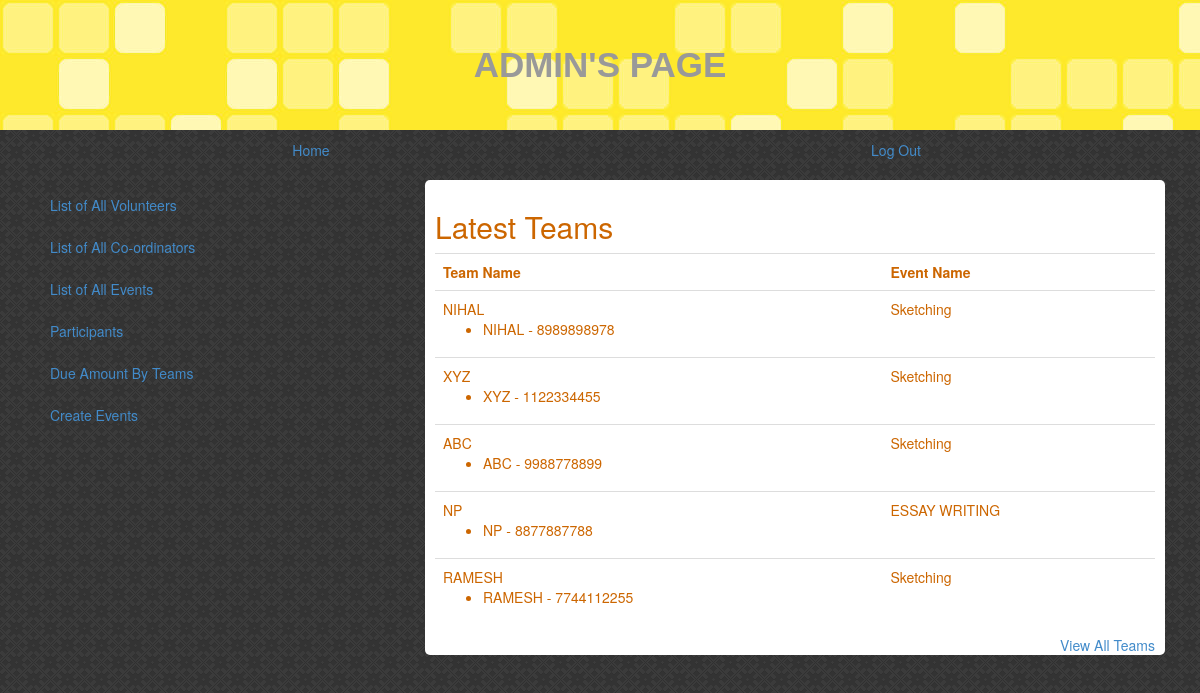
The page /project/myAccount.php (signed in) on the database its author committed.
### tables this page shows
CREATE TABLE IF NOT EXISTS `team` (
  `TID` int(11) NOT NULL,
  `TNAME` varchar(30) NOT NULL,
  `eid` int(11) DEFAULT NULL,
  `pays_to` varchar(15) DEFAULT NULL
);

CREATE TABLE IF NOT EXISTS `participant` (
  `PUSN` varchar(15) NOT NULL DEFAULT '',
  `NAME` varchar(30) DEFAULT NULL,
  `EMAIL` varchar(50) DEFAULT NULL,
  `PHNO` varchar(15) DEFAULT NULL,
  `COLLEGE` varchar(40) DEFAULT NULL
);

CREATE TABLE IF NOT EXISTS `event` (
  `EID` int(11) NOT NULL,
  `ENAME` varchar(50) DEFAULT NULL,
  `ETYPE` varchar(20) DEFAULT NULL,
  `FEE` int(11) DEFAULT NULL,
  `LOCATION` varchar(50) DEFAULT NULL,
  `DT_TM` datetime DEFAULT NULL,
  `MAX_PART` int(11) DEFAULT NULL,
  `MAX_TIME` time DEFAULT NULL,
  `C_USN` varchar(15) DEFAULT NULL
);

### project/myAccount.php (the view, shortened to what this page needs)
<!DOCTYPE html PUBLIC "-//W3C//DTD XHTML 1.0 Transitional//EN" "http://www.w3.org/TR/xhtml1/DTD/xhtml1-transitional.dtd">
<html xmlns="http://www.w3.org/1999/xhtml">
<head>
<?php
function checkAdmin()
{
	$admin = 'admin';
	if($_SESSION['user'] == $admin)
	return 1;
	else
	return 0;
}
?>
<link href="../css/styleForProject.css" rel="stylesheet" type="text/css"/>
<link href="../css/bootstrap.min.css"  rel="stylesheet" type="text/css"/>
</head>
<body>
<div class="container-fluid">
<div class="row">
<header id="pageHeader" >
<?php
$user=$_SESSION['user'];
if(checkAdmin())
{
	echo "Admin's Page";
}
else
{	$sql = "SELECT * FROM VOLUNTEER WHERE USN = '$user'";
$result = mysql_query($sql);
	while($row = mysql_fetch_array($result))
	echo "Welcome, ".$row['NAME'];
}
?>
</header>
</div></div>
<div class="container">
<div class="row">
<div class="nav nav-pills nav-justified">
<li><a href="myAccount.php">Home</a></li>
<li><a href="logout.php">Log Out</a></li>
</div>
</div>
</div>
<div class="container">
<div class="row">
<div class="col-sm-4">
<div id="sidebar">
<div class="nav nav-pills nav-stacked">
<li role="presentation"><a href="allVolunteers.php">List of All Volunteers</a></li>
<li role="presentation"><a href="allCoordinators.php">List of All Co-ordinators</a></li>
<li role="presentation"><a href="eventDetails.php">List of All Events</a></li>
<li role="presentation"><a href="allParticipants.php">Participants</a></li>
<li role="presentation"><a href="dueAmt.php">Due Amount By Teams</a></li>
<?php
if(checkAdmin())
{
?>
<li role="presentation"><a href="createEvents.php">Create Events</a></li>;
<?php } ?>
</div>
</div>
</div>
<div class="col-sm-8">
<div class="box"><?php
if(checkAdmin())
{
  $sql_latest_teams = "select team.tname, event.ename,team.tid from team inner join event on team.eid = event.eid order by team.tid desc limit 5";
  ?><h2>Latest Teams</h2>
<?php
	echo "<table class='table'><th>Team Name</th><th>Event Name</th>";
	$query_latest_teams = mysql_query($sql_latest_teams);
	while($row = mysql_fetch_array($query_latest_teams))
	{
		echo "<tr><td>".$row[0]."<br>
		<ul>";
		$tid = $row[2];
		$result_part = mysql_query("select name, phno from participant where PUSN in (SELECT PUSN FROM belongs_to WHERE tid = $tid)");
		while($row_participant = mysql_fetch_array($result_part)){
		echo "<li>".$row_participant[0]." - ".$row_participant[1]."</li>";
		}
		echo "</ul></td>";
		echo "<td>".$row[1]."</td></tr>";
	}
	echo "</table>";
} ?>
<div class="pull-right"><a href="team.php">View All Teams</a></div>
</div>
</div>
</div>
</div>
</body>
</html>

### css/styleForProject.css (style rules this page uses)
#pageHeader { background:#39F url(../img/bgImg.png) ; color:#999; text-align:center; font-size:2.5em; font-weight:900; font-family:Arial, Helvetica, sans-serif; padding:40px 0px; text-transform:uppercase; overflow:hidden; }
body { background: url(../img/dark_embroidery.png); line-height:1.618em; }
#sidebar { margin:10px 0px; padding:5px; }
.box { border-radius:5px; padding:10px; margin:10px 5px; line-height:1.618px; background:white; color:#C60; }

### rows shown on the page
team: TNAME "NIHAL", eid.ENAME "Sketching"
participant: NAME "NIHAL", PHNO "8989898978"
team: TNAME "XYZ", eid.ENAME "Sketching"
participant: NAME "XYZ", PHNO "1122334455"
team: TNAME "ABC", eid.ENAME "Sketching"
participant: NAME "ABC", PHNO "9988778899"
team: TNAME "NP", eid.ENAME "ESSAY WRITING"
participant: NAME "NP", PHNO "8877887788"
team: TNAME "RAMESH", eid.ENAME "Sketching"
participant: NAME "RAMESH", PHNO "7744112255"
